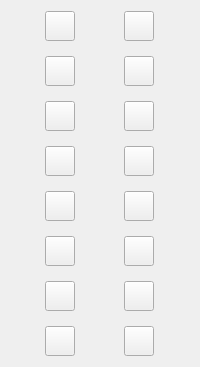
         <widget class="QWidget" name="widget" native="true">
          <property name="sizePolicy">
           <sizepolicy hsizetype="Maximum" vsizetype="Maximum">
            <horstretch>0</horstretch>
            <verstretch>0</verstretch>
           </sizepolicy>
          </property>
          <layout class="QGridLayout" name="gridLayout">
           <property name="spacing">
            <number>15</number>
           </property>
           <item row="6" column="0">
            <widget class="QPushButton" name="rectangleButton">
             <property name="minimumSize">
              <size>
               <width>30</width>
               <height>30</height>
              </size>
             </property>
             <property name="maximumSize">
              <size>
               <width>30</width>
               <height>30</height>
              </size>
             </property>
             <property name="text">
              <string/>
             </property>
             <property name="icon">
              <iconset resource="resources.qrc">
               <normaloff>:/icons/shape.png</normaloff>:/icons/shape.png</iconset>
             </property>
             <property name="checkable">
              <bool>true</bool>
             </property>
            </widget>
           </item>
           <item row="5" column="1">
            <widget class="QPushButton" name="polyLineButton">
             <property name="minimumSize">
              <size>
               <width>30</width>
               <height>30</height>
              </size>
             </property>
             <property name="maximumSize">
              <size>
               <width>30</width>
               <height>30</height>
              </size>
             </property>
             <property name="text">
              <string/>
             </property>
             <property name="icon">
              <iconset resource="resources.qrc">
               <normaloff>:/icons/shape-polyline.png</normaloff>:/icons/shape-polyline.png</iconset>
             </property>
             <property name="checkable">
              <bool>true</bool>
             </property>
            </widget>
           </item>
           <item row="0" column="1">
            <widget class="QPushButton" name="selectRectangularButton">
             <property name="sizePolicy">
              <sizepolicy hsizetype="Fixed" vsizetype="Fixed">
               <horstretch>0</horstretch>
               <verstretch>0</verstretch>
              </sizepolicy>
             </property>
             <property name="minimumSize">
              <size>
               <width>30</width>
               <height>30</height>
              </size>
             </property>
             <property name="maximumSize">
              <size>
               <width>30</width>
               <height>30</height>
              </size>
             </property>
             <property name="text">
              <string/>
             </property>
             <property name="icon">
              <iconset resource="resources.qrc">
               <normaloff>:/icons/selection.png</normaloff>:/icons/selection.png</iconset>
             </property>
             <property name="checkable">
              <bool>true</bool>
             </property>
            </widget>
           </item>
           <item row="1" column="0">
            <widget class="QPushButton" name="eraserButton">
             <property name="sizePolicy">
              <sizepolicy hsizetype="Fixed" vsizetype="Fixed">
               <horstretch>0</horstretch>
               <verstretch>0</verstretch>
              </sizepolicy>
             </property>
             <property name="minimumSize">
              <size>
               <width>30</width>
               <height>30</height>
              </size>
             </property>
             <property name="maximumSize">
              <size>
               <width>30</width>
               <height>30</height>
              </size>
             </property>
             <property name="text">
              <string/>
             </property>
             <property name="icon">
              <iconset resource="resources.qrc">
               <normaloff>:/icons/eraser.png</normaloff>:/icons/eraser.png</iconset>
             </property>
             <property name="checkable">
              <bool>true</bool>
             </property>
            </widget>
           </item>
           <item row="2" column="1">
            <widget class="QPushButton" name="stampButton">
             <property name="sizePolicy">
              <sizepolicy hsizetype="Fixed" vsizetype="Fixed">
               <horstretch>0</horstretch>
               <verstretch>0</verstretch>
              </sizepolicy>
             </property>
             <property name="minimumSize">
              <size>
               <width>30</width>
               <height>30</height>
              </size>
             </property>
             <property name="maximumSize">
              <size>
               <width>30</width>
               <height>30</height>
              </size>
             </property>
             <property name="text">
              <string/>
             </property>
             <property name="icon">
              <iconset resource="resources.qrc">
               <normaloff>:/icons/cake.png</normaloff>:/icons/cake.png</iconset>
             </property>
             <property name="checkable">
              <bool>true</bool>
             </property>
            </widget>
           </item>
           <item row="2" column="0">
            <widget class="QPushButton" name="pipetteButton">
             <property name="sizePolicy">
              <sizepolicy hsizetype="Fixed" vsizetype="Fixed">
               <horstretch>0</horstretch>
               <verstretch>0</verstretch>
              </sizepolicy>
             </property>
             <property name="minimumSize">
              <size>
               <width>30</width>
               <height>30</height>
              </size>
             </property>
             <property name="maximumSize">
              <size>
               <width>30</width>
               <height>30</height>
              </size>
             </property>
             <property name="text">
              <string/>
             </property>
             <property name="icon">
              <iconset resource="resources.qrc">
               <normaloff>:/icons/pipette.png</normaloff>:/icons/pipette.png</iconset>
             </property>
             <property name="checkable">
              <bool>true</bool>
             </property>
            </widget>
           </item>
           <item row="0" column="0">
            <widget class="QPushButton" name="selectPolygonButton">
             <property name="sizePolicy">
              <sizepolicy hsizetype="Fixed" vsizetype="Fixed">
               <horstretch>0</horstretch>
               <verstretch>0</verstretch>
              </sizepolicy>
             </property>
             <property name="minimumSize">
              <size>
               <width>30</width>
               <height>30</height>
              </size>
             </property>
             <property name="maximumSize">
              <size>
               <width>30</width>
               <height>30</height>
              </size>
             </property>
             <property name="text">
              <string/>
             </property>
             <property name="icon">
              <iconset resource="resources.qrc">
               <normaloff>:/icons/selection-poly.png</normaloff>:/icons/selection-poly.png</iconset>
             </property>
             <property name="checkable">
              <bool>true</bool>
             </property>
            </widget>
           </item>
           <item row="3" column="1">
            <widget class="QPushButton" name="brushButton">
             <property name="sizePolicy">
              <sizepolicy hsizetype="Fixed" vsizetype="Fixed">
               <horstretch>0</horstretch>
               <verstretch>0</verstretch>
              </sizepolicy>
             </property>
             <property name="minimumSize">
              <size>
               <width>30</width>
               <height>30</height>
              </size>
             </property>
             <property name="maximumSize">
              <size>
               <width>30</width>
               <height>30</height>
              </size>
             </property>
             <property name="text">
              <string/>
             </property>
             <property name="icon">
              <iconset resource="resources.qrc">
               <normaloff>:/icons/paint-brush.png</normaloff>:/icons/paint-brush.png</iconset>
             </property>
             <property name="checkable">
              <bool>true</bool>
             </property>
            </widget>
           </item>
           <item row="3" column="0">
            <widget class="QPushButton" name="penButton">
             <property name="sizePolicy">
              <sizepolicy hsizetype="Fixed" vsizetype="Fixed">
               <horstretch>0</horstretch>
               <verstretch>0</verstretch>
              </sizepolicy>
             </property>
             <property name="minimumSize">
              <size>
               <width>30</width>
               <height>30</height>
              </size>
             </property>
             <property name="maximumSize">
              <size>
               <width>30</width>
               <height>30</height>
              </size>
             </property>
             <property name="text">
              <string/>
             </property>
             <property name="icon">
              <iconset resource="resources.qrc">
               <normaloff>:/icons/pencil.png</normaloff>:/icons/pencil.png</iconset>
             </property>
             <property name="checkable">
              <bool>true</bool>
             </property>
            </widget>
           </item>
           <item row="1" column="1">
            <widget class="QPushButton" name="fillButton">
             <property name="sizePolicy">
              <sizepolicy hsizetype="Fixed" vsizetype="Fixed">
               <horstretch>0</horstretch>
               <verstretch>0</verstretch>
              </sizepolicy>
             </property>
             <property name="minimumSize">
              <size>
               <width>30</width>
               <height>30</height>
              </size>
             </property>
             <property name="maximumSize">
              <size>
               <width>30</width>
               <height>30</height>
              </size>
             </property>
             <property name="text">
              <string/>
             </property>
             <property name="icon">
              <iconset resource="resources.qrc">
               <normaloff>:/icons/paint-can.png</normaloff>:/icons/paint-can.png</iconset>
             </property>
             <property name="checkable">
              <bool>true</bool>
             </property>
            </widget>
           </item>
           <item row="4" column="1">
            <widget class="QPushButton" name="textButton">
             <property name="sizePolicy">
              <sizepolicy hsizetype="Fixed" vsizetype="Fixed">
               <horstretch>0</horstretch>
               <verstretch>0</verstretch>
              </sizepolicy>
             </property>
             <property name="minimumSize">
              <size>
               <width>30</width>
               <height>30</height>
              </size>
             </property>
             <property name="maximumSize">
              <size>
               <width>30</width>
               <height>30</height>
              </size>
             </property>
             <property name="text">
              <string/>
             </property>
             <property name="icon">
              <iconset resource="resources.qrc">
               <normaloff>:/icons/edit.png</normaloff>:/icons/edit.png</iconset>
             </property>
             <property name="checkable">
              <bool>true</bool>
             </property>
            </widget>
           </item>
           <item row="6" column="1">
            <widget class="QPushButton" name="polygonButton">
             <property name="minimumSize">
              <size>
               <width>30</width>
               <height>30</height>
              </size>
             </property>
             <property name="maximumSize">
              <size>
               <width>30</width>
               <height>30</height>
              </size>
             </property>
             <property name="text">
              <string/>
             </property>
             <property name="icon">
              <iconset resource="resources.qrc">
               <normaloff>:/icons/shape-polygon.png</normaloff>:/icons/shape-polygon.png</iconset>
             </property>
             <property name="checkable">
              <bool>true</bool>
             </property>
            </widget>
           </item>
           <item row="7" column="1">
            <widget class="QPushButton" name="roundRectangleButton">
             <property name="minimumSize">
              <size>
               <width>30</width>
               <height>30</height>
              </size>
             </property>
             <property name="maximumSize">
              <size>
               <width>30</width>
               <height>30</height>
              </size>
             </property>
             <property name="text">
              <string/>
             </property>
             <property name="icon">
              <iconset resource="resources.qrc">
               <normaloff>:/icons/shape-round.png</normaloff>:/icons/shape-round.png</iconset>
             </property>
             <property name="checkable">
              <bool>true</bool>
             </property>
            </widget>
           </item>
           <item row="7" column="0">
            <widget class="QPushButton" name="ellipseButton">
             <property name="minimumSize">
              <size>
               <width>30</width>
               <height>30</height>
              </size>
             </property>
             <property name="maximumSize">
              <size>
               <width>30</width>
               <height>30</height>
              </size>
             </property>
             <property name="text">
              <string/>
             </property>
             <property name="icon">
              <iconset resource="resources.qrc">
               <normaloff>:/icons/shape-ellipse.png</normaloff>:/icons/shape-ellipse.png</iconset>
             </property>
             <property name="checkable">
              <bool>true</bool>
             </property>
            </widget>
           </item>
           <item row="5" column="0">
            <widget class="QPushButton" name="lineButton">
             <property name="minimumSize">
              <size>
               <width>30</width>
               <height>30</height>
              </size>
             </property>
             <property name="maximumSize">
              <size>
               <width>30</width>
               <height>30</height>
              </size>
             </property>
             <property name="text">
              <string/>
             </property>
             <property name="icon">
              <iconset resource="resources.qrc">
               <normaloff>:/icons/shape-line.png</normaloff>:/icons/shape-line.png</iconset>
             </property>
             <property name="checkable">
              <bool>true</bool>
             </property>
            </widget>
           </item>
           <item row="4" column="0">
            <widget class="QPushButton" name="sprayButton">
             <property name="sizePolicy">
              <sizepolicy hsizetype="Minimum" vsizetype="Fixed">
               <horstretch>0</horstretch>
               <verstretch>0</verstretch>
              </sizepolicy>
             </property>
             <property name="minimumSize">
              <size>
               <width>30</width>
               <height>30</height>
              </size>
             </property>
             <property name="maximumSize">
              <size>
               <width>30</width>
               <height>30</height>
              </size>
             </property>
             <property name="text">
              <string/>
             </property>
             <property name="icon">
              <iconset resource="resources.qrc">
               <normaloff>:/icons/spray.png</normaloff>:/icons/spray.png</iconset>
             </property>
             <property name="checkable">
              <bool>true</bool>
             </property>
             <property name="flat">
              <bool>false</bool>
             </property>
            </widget>
           </item>
          </layout>
         </widget>
